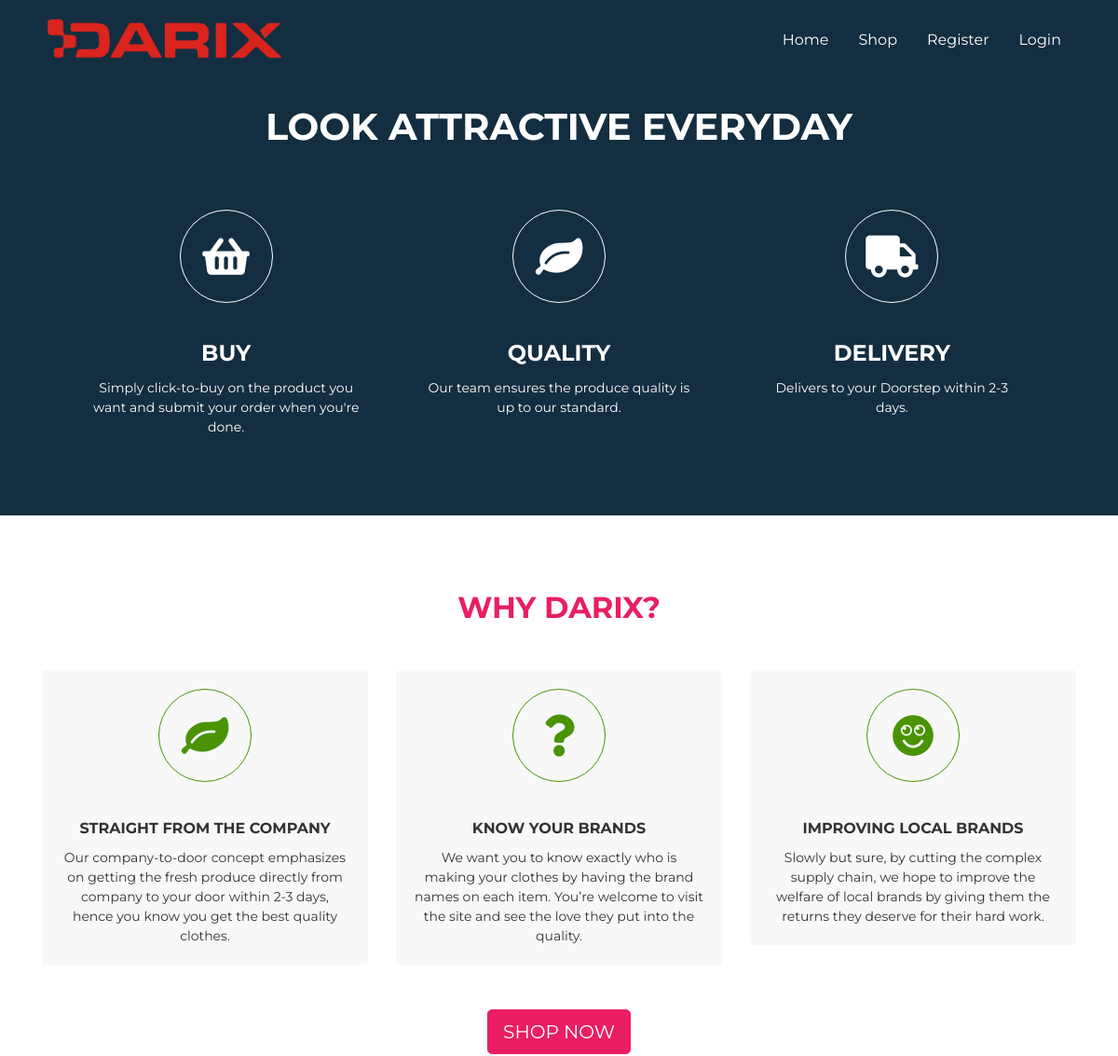
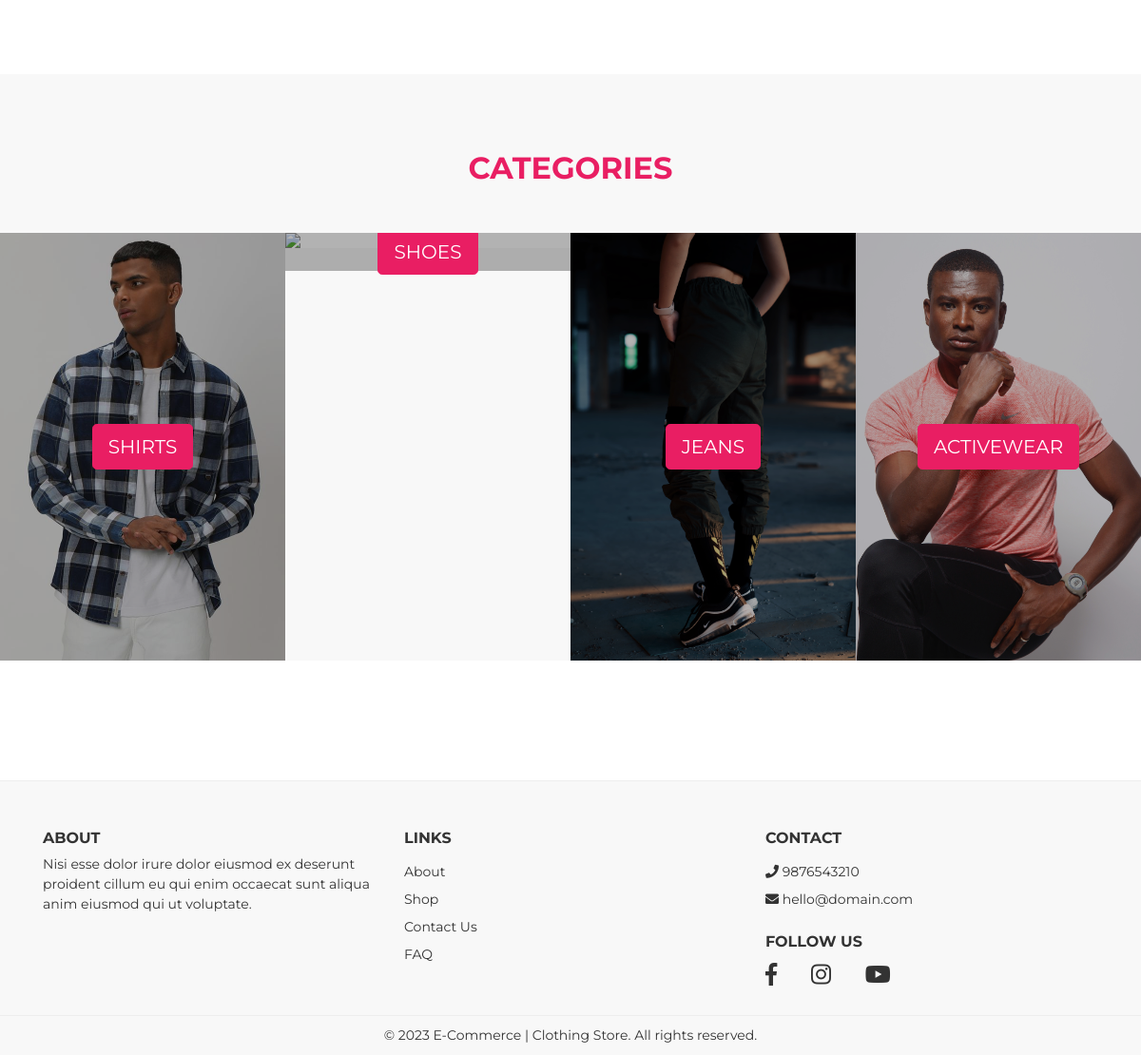
The page / on the database its author committed (2 pictures, top to bottom).
### tables this page shows
CREATE TABLE `categories` (
  `id` int(3) NOT NULL,
  `name` varchar(200) NOT NULL,
  `image` varchar(200) NOT NULL,
  `icon` varchar(200) NOT NULL,
  `description` varchar(200) NOT NULL,
  `created_at` timestamp NOT NULL DEFAULT current_timestamp()
);

### index.php (the view, shortened to what this page needs)
<?php require "includes/header.php"; ?>
<?php require "config/config.php"; ?>
<?php
    $categories = $conn->query("SELECT * FROM categories");
    $categories->execute();
    $allCategories = $categories->fetchAll(PDO::FETCH_OBJ);
?>
    <div id="page-content" class="page-content">
        <div class="banner">
            <div class="jumbotron jumbotron-video text-center bg-dark mb-0 rounded-0">
                <video width="100%"  preload="auto" loop autoplay muted>
                    <source src='assets/media/explore.mp4' type='video/mp4' />
                    <source src='assets/media/explore.webm' type='video/webm' />
                </video>
                <div class="container">
                    <h1 class="pt-5">
                    Look Attractive Everyday
                    </h1>
                    <div class="row">
                        <div class="col-md-4">
                            <div class="card border-0 text-center">
                                <div class="card-icon">
                                    <div class="card-icon-i">
                                        <i  class="fa fa-shopping-basket"></i>
                                    </div>
                                </div>
                                <div class="card-body">
                                    <h4 class="card-title">
                                        Buy
                                    </h4>
                                    <p class="card-text">
                                        Simply click-to-buy on the product you want and submit your order when you're done.
                                    </p>
                                </div>
                            </div>
                        </div>
                        <div class="col-md-4">
                            <div class="card border-0 text-center">
                                <div class="card-icon">
                                    <div class="card-icon-i">
                                        <i class="fas fa-leaf"></i>
                                    </div>
                                </div>
                                <div class="card-body">
                                    <h4 class="card-title">
                                        Quality
                                    </h4>
                                    <p class="card-text">
                                        Our team ensures the produce quality is up to our standard.
                                    </p>
                                </div>
                            </div>
                        </div>
                        <div class="col-md-4">
                            <div class="card border-0 text-center">
                                <div class="card-icon">
                                    <div class="card-icon-i">
                                        <i class="fa fa-truck"></i>
                                    </div>
                                </div>
                                <div class="card-body">
                                    <h4 class="card-title">
                                        Delivery
                                    </h4>
                                    <p class="card-text">
                                    Delivers to your Doorstep within 2-3 days.
                                    </p>
                                </div>
                            </div>
                        </div>
                    </div>
                </div>
            </div>
        </div>
        <section id="why">
            <h2 class="title">Why Darix?</h2>
            <div class="container">
                <div class="row">
                    <div class="col-md-4">
                        <div class="card border-0 text-center gray-bg">
                            <div class="card-icon">
                                <div class="card-icon-i text-success">
                                    <i class="fas fa-leaf"></i>
                                </div>
                            </div>
                            <div class="card-body">
                                <h4 class="card-title">
                                    Straight from the Company
                                </h4>
                                <p class="card-text">
                                    Our company-to-door concept emphasizes on getting the fresh produce directly from company to your door within 2-3 days, hence you know you get the best quality clothes.
                                </p>
                            </div>
                        </div>
                    </div>
                    <div class="col-md-4">
                        <div class="card border-0 text-center gray-bg">
                            <div class="card-icon">
                                <div class="card-icon-i text-success">
                                    <i class="fa fa-question"></i>
                                </div>
                            </div>
                            <div class="card-body">
                                <h4 class="card-title">
                                    Know Your Brands
                                </h4>
                                <p class="card-text">
                                    We want you to know exactly who is making your clothes by having the brand names on each item. You’re welcome to visit the site and see the love they put into the quality.
                                </p>
                            </div>
                        </div>
                    </div>
                    <div class="col-md-4">
                        <div class="card border-0 text-center gray-bg">
                            <div class="card-icon">
                                <div class="card-icon-i text-success">
                                    <i class="fas fa-smile"></i>
                                </div>
                            </div>
                            <div class="card-body">
                                <h4 class="card-title">
                                    Improving Local Brands
                                </h4>
                                <p class="card-text">
                                    Slowly but sure, by cutting the complex supply chain, we hope to improve the welfare of local brands by giving them the returns they deserve for their hard work.
                                </p>
                            </div>
                        </div>
                    </div>
                    <div class="col-md-12 mt-5 text-center">
                        <a href="shop.php" class="btn btn-primary btn-lg">SHOP NOW</a>
                    </div>
                </div>
            </div>
        </section>
        <section id="categories" class="pb-0 gray-bg">
            <h2 class="title">Categories</h2>
            <div class="landing-categories owl-carousel">
              <?php foreach($allCategories as $category) : ?>
                <div class="item">
                    <div class="card rounded-0 border-0 text-center">
                        <div class="card-img-overlay d-flex align-items-center justify-content-center">
                            <a href="shop.php" class="btn btn-primary btn-lg"><?php echo $category->name; ?></a>
                        </div>
                    </div>
                </div>
               <?php endforeach; ?>
            </div>
        </section>
    </div>
    <br>
<br>
<br>
<?php require "includes/footer.php"; ?>

### includes/header.php (shortened to what this page needs)
<!DOCTYPE html>
<html>
<head>
    <link href="<?php echo APPURL; ?>/assets/fonts/sb-bistro/sb-bistro.css" rel="stylesheet" type="text/css">
    <link href="<?php echo APPURL; ?>/assets/fonts/font-awesome/font-awesome.css" rel="stylesheet" type="text/css">
    <link rel="stylesheet" type="text/css" media="all" href="<?php echo APPURL; ?>/assets/packages/bootstrap/bootstrap.css">
    <link rel="stylesheet" type="text/css" media="all" href="<?php echo APPURL; ?>/assets/packages/o2system-ui/o2system-ui.css">
    <link rel="stylesheet" type="text/css" media="all" href="<?php echo APPURL; ?>/assets/packages/owl-carousel/owl-carousel.css">
    <link rel="stylesheet" type="text/css" media="all" href="<?php echo APPURL; ?>/assets/packages/cloudzoom/cloudzoom.css">
    <link rel="stylesheet" type="text/css" media="all" href="<?php echo APPURL; ?>/assets/packages/thumbelina/thumbelina.css">
    <link rel="stylesheet" type="text/css" media="all" href="<?php echo APPURL; ?>/assets/packages/bootstrap-touchspin/bootstrap-touchspin.css">
    <link rel="stylesheet" type="text/css" media="all" href="<?php echo APPURL; ?>/assets/css/theme.css">
</head>
<body>
    <div class="page-header">
        <nav class="navbar fixed-top navbar-expand-md navbar-dark bg-transparent" id="page-navigation">
            <div class="container">
                <a href="<?php echo APPURL; ?>" class="navbar-brand">
                    <img src="http://localhost/E-commerce/assets/img/logo/darix_logo.png" alt="">
                </a>
                <div class="collapse navbar-collapse" id="navbarcollapse">
                    <ul class="navbar-nav ml-auto">
                        <li class="nav-item">
                            <a href="<?php echo APPURL;?>/index.php" class="nav-link">Home</a>
                        </li>
                        <li class="nav-item">
                            <a href="<?php echo APPURL;?>/shop.php" class="nav-link">Shop</a>
                        </li>
                        <?php if(!isset($_SESSION['username'])) : ?>
                            <li class="nav-item">
                                <a href="<?php echo APPURL;?>/auth/register.php" class="nav-link">Register</a>
                            </li>
                            <li class="nav-item">
                                <a href="<?php echo APPURL;?>/auth/login.php" class="nav-link">Login</a>
                            </li>
                        <?php endif; ?>
                    </ul>
                </div>
            </div>
        </nav>
    </div>

### includes/footer.php (shortened to what this page needs)
<br>
<br>
<br>
<footer>
        <div class="container">
            <div class="row">
                <div class="col-md-4">
                    <h5>About</h5>
                    <p>Nisi esse dolor irure dolor eiusmod ex deserunt proident cillum eu qui enim occaecat sunt aliqua anim eiusmod qui ut voluptate.</p>
                </div>
                <div class="col-md-4">
                    <h5>Links</h5>
                    <ul>
                        <li>
                            <a href="http://localhost/E-commerce/about.php">About</a>
                        </li>
                        <li>
                            <a href="http://localhost/E-commerce/shop.php">Shop</a>
                        </li>
                        <li>
                            <a href="http://localhost/E-commerce/contact.php">Contact Us</a>
                        </li>
                        <li>
                            <a href="http://localhost/E-commerce/faq.php">FAQ</a>
                        </li>
                    </ul>
                </div>
                <div class="col-md-4">
                     <h5>Contact</h5>
                     <ul>
                         <li>
                            <a href="tel:+620892738334"><i class="fa fa-phone"></i> 9876543210</a>
                        </li>
                        <li>
                            <a href="mailto:hello@domain.com"><i class="fa fa-envelope"></i> hello@domain.com</a>
                         </li>
                     </ul>
                     <h5>Follow Us</h5>
                     <ul class="social">
                         <li>
                            <a href="javascript:void(0)" target="_blank"><i class="fab fa-facebook-f"></i></a>
                         </li>
                         <li>
                            <a href="javascript:void(0)" target="_blank"><i class="fab fa-instagram"></i></a>
                         </li>
                         <li>
                            <a href="javascript:void(0)" target="_blank"><i class="fab fa-youtube"></i></a>
                         </li>
                     </ul>
                </div>
            </div>
        </div>
        <p class="copyright">&copy; 2023 E-Commerce | Clothing Store. All rights reserved.</p>
    </footer>
</body>
</html>

### assets/packages/o2system-ui/o2system-ui.css (style rules this page uses)
.bg-transparent { background:transparent !important;box-shadow:none }
.bg-dark { background:#132e40 !important }
body { color:#333;font-size:14px;font-family:"Oxygen", "Helvetica Neue", Arial, sans-serif }
a { text-decoration:none !important;outline:0 !important }
input,select,.btn,.form-control,.dropdown-menu,.input-group-text { font-size:0.8rem }
.btn-lg,.btn-group-lg>.btn,.form-control-lg { font-size:1.25rem }
.btn-primary { color:#FFF;background-color:#3783b5;border-color:#3783b5 }
.card .card-img-overlay { color:#fff;background:rgba(0,0,0,0.3) }
.card .card-icon { text-align:center;padding:20px 0 }
.card .card-icon .card-icon-i { margin:0 auto;width:100px;height:100px;overflow:hidden;border-radius:50%;text-align:center;border:1px solid rgba(0,0,0,0.125) }
.card .card-icon .card-icon-i i,.card .card-icon .card-icon-i span { font-size:45px;line-height:100px }
.jumbotron { padding:4rem }
.jumbotron.jumbotron-video { position:relative;z-index:2;overflow:hidden }
.jumbotron.jumbotron-video video { position:absolute;top:0;right:0;bottom:0;left:0;overflow:hidden;z-index:1;width:100% }
.jumbotron.jumbotron-video h1,.jumbotron.jumbotron-video p { z-index:5;position:relative;color:#FFF }

### assets/css/theme.css (style rules this page uses)
body { color: #333333; font-size: 14px; font-family: "Montserrat", "Helvetica Neue", Arial, sans-serif; background: #fff; }
h1, h2, h3, h4, h5, h6 { text-transform: uppercase !important; font-weight: 700 !important; }
.btn-primary { background: #E91E63; border-color: #E91E63; }
.gray-bg { background: #f8f8f8; }
section { padding: 80px 0; }
section .card-title { font-size: 1rem; }
.title { text-align: center; color: #E91E63; margin-bottom: 3rem; }
.text-success { color: #4A9304 !important; }
.page-header .navbar .navbar-brand img { height: 60px; }
.page-header .navbar .navbar-nav .nav-link { color: #FFF; font-size: 1rem; padding-right: 1rem; padding-left: 1rem; }
.banner .jumbotron { margin-bottom: 0; }
.banner .jumbotron .container { position: relative; z-index: 5; }
.banner .jumbotron .container .card { margin-top: 2.3rem; z-index: 5; background-color: transparent; }
.banner .jumbotron .container .card .card-icon .card-icon-i { border-color: #FFF; color: #FFF; }
.banner .jumbotron .container .card .card-icon .card-icon-i i { color: #FFF; }
.banner .jumbotron .container .card .card-body .card-title { color: #FFF; text-transform: uppercase; }
.card .card-icon-i.text-success { border-color: #4A9304; }
footer { background-color: #f8f8f8; padding: 50px 0; padding-bottom: 0; border-top: 1px solid #eee; }
footer h5 { font-size: 1rem; font-weight: 400; }
footer ul { padding: 0; margin: 0; list-style: none; margin-bottom: 1rem; position: relative; overflow: hidden; }
footer ul li { display: block; margin: 0.5rem 0; }
footer ul li a { color: #333333; }
footer ul.social li { display: inline-block; margin: 0.5rem 1rem; margin-top: 0; }
footer ul.social li a { font-size: 1.5rem; }
footer ul.social li:first-child { margin-left: 0; }
footer .copyright { margin: 0; padding: 10px; text-align: center; border-top: 1px solid #eee; }

### rows shown on the page
categories: name "SHIRTS"
categories: name "SHOES"
categories: name "JEANS"
categories: name "ACTIVEWEAR"
